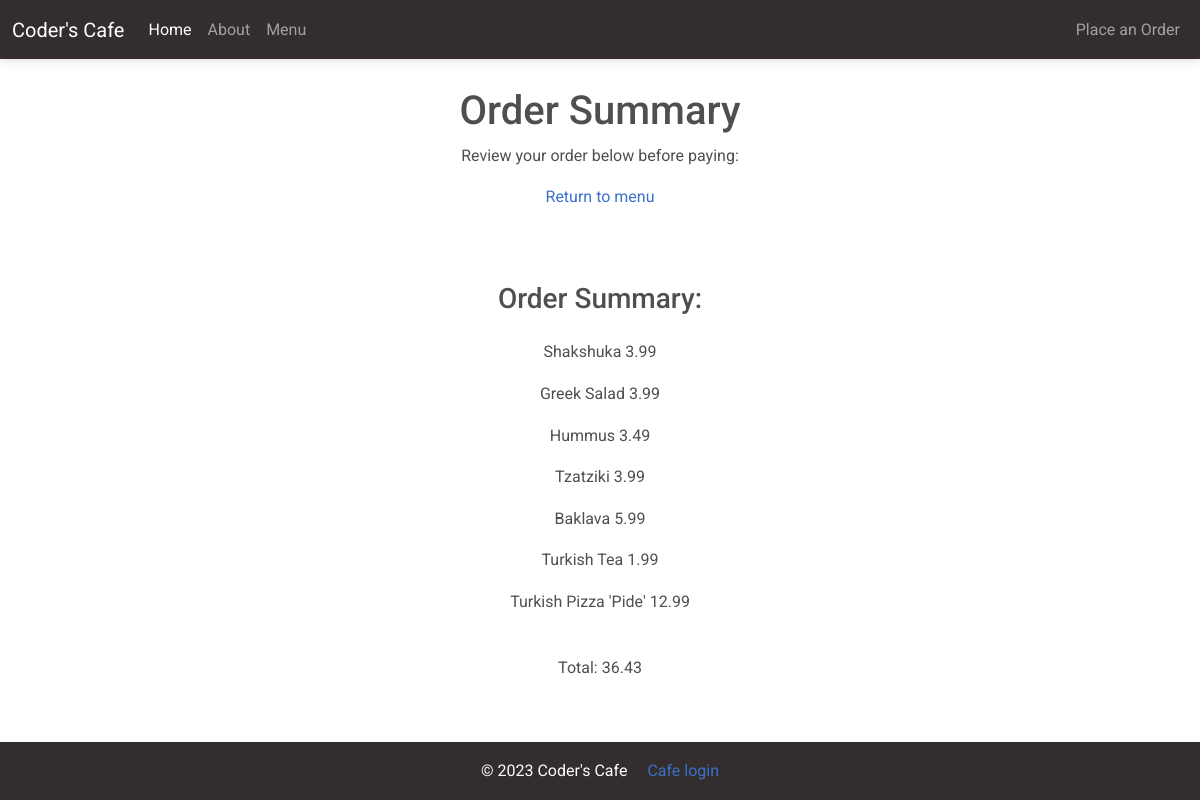
Screenshot of /order-confirmation/13 with the database file from the repository.
### customer/models.py (models this page shows, shortened)
class MenuItem(models.Model):
    name = models.CharField(max_length=100)
    description = models.TextField()
    image = models.ImageField(upload_to='menu_images/')
    price = models.DecimalField(max_digits=5, decimal_places=2)
    category = models.ManyToManyField('Category', related_name='item')

class OrderModel(models.Model):
    created_on = models.DateTimeField(auto_now_add=True)
    price = models.DecimalField(max_digits=7, decimal_places=2)
    items = models.ManyToManyField('MenuItem', related_name='order', blank=True)
    name = models.CharField(max_length=50, blank=True)
    email = models.CharField(max_length=50, blank=True)
    street = models.CharField(max_length=50, blank=True)
    city = models.CharField(max_length=50, blank=True)
    county = models.CharField(max_length=15, blank=True)
    post_code = models.CharField(max_length=15, blank=True, null=True)
    is_paid = models.BooleanField(default=False)

### customer/views.py (the view, shortened to what this page needs)
# urls.py: path('order-confirmation/<int:pk>', OrderConfirmation.as_view(),
class OrderConfirmation(View):
    def get(self, request, pk, *args, **kwargs):
        order = OrderModel.objects.get(pk=pk)
        context = {
        'pk': order.pk,
        'items': order.items,
        'prices': order.price,
        }
        return render(request, 'customer/order_confirmation.html', context)

### customer/templates/customer/order_confirmation.html (shortened to what this page needs)
{% extends 'customer/base.html' %}
{% block content %}
<div class="container mb-5">
    <div class="row justify-content-center mt-1">
        <div class="col-md-5 col-sm-12 p-4 text-center">
            <h1>Order Summary</h1>
            <p>Review your order below before paying:</p>
            <a href="{% url 'order' %}">Return to menu</a>
        </div>
    </div>
    <div class="row justify-content-center mt-5">
        <div class="col-md-5 col-sm-12 text-center">
            <h3 class="pb-3">Order Summary:</h3>
            {% for item in items.all %}
                <p>{{ item.name }} <span class="pl-3">{{ item.price }}</span></p>
            {% endfor %}
            <p class="font-weight-bold pt-4">Total: {{ prices }}</p>
        </div>
    </div>
</div>
{% endblock content %}

### rows the page displays
MenuItem: name "Shakshuka", price "3.99"
MenuItem: name "Greek Salad", price "3.99"
MenuItem: name "Hummus", price "3.49"
MenuItem: name "Tzatziki", price "3.99"
MenuItem: name "Baklava", price "5.99"
MenuItem: name "Turkish Tea", price "1.99"
MenuItem: name "Turkish Pizza 'Pide'", price "12.99"
OrderModel: price "36.43"
